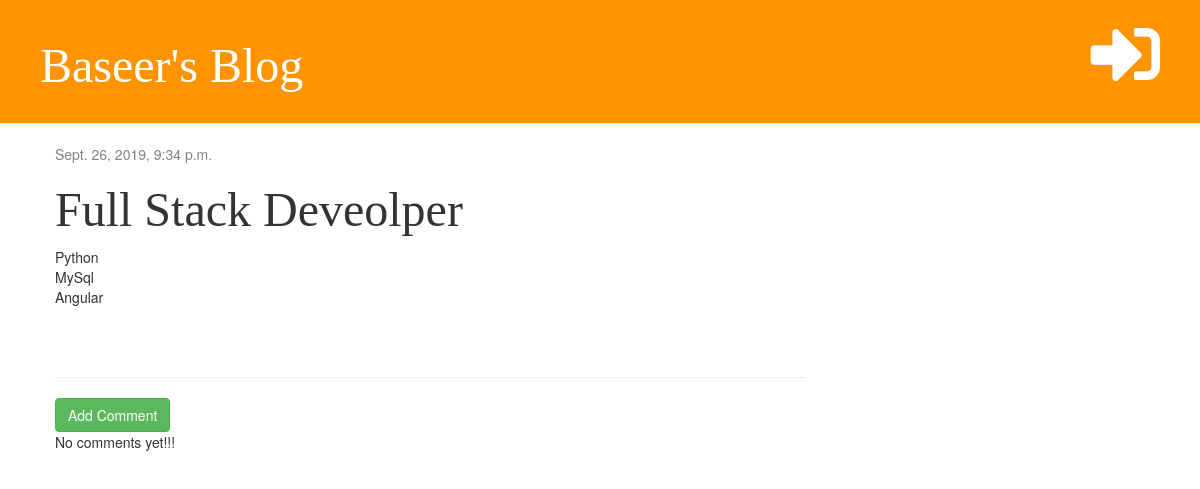
The app's page /post/1/ with its own data.
### blog/models.py (models this page shows, shortened)
class Post(models.Model):
    author = models.ForeignKey('auth.User', on_delete=models.CASCADE)
    title = models.CharField(max_length=200)
    text = models.TextField()
    created_date = models.DateTimeField(default=timezone.now)
    published_date = models.DateTimeField(blank=True,null=True)
    def __str__(self):
        return self.title

### blog/views.py (the view)
# urls.py: path('post/<int:postid>/', views.post_detail, name='post_detail'),
def post_detail(request, postid):
    post = get_object_or_404(Post, pk=postid)
    print(postid)
    print(post)
    print(post.title)
    return render(request, 'blog/post_detail.html', {'post': post})

### blog/templates/blog/post_detail.html (shortened to what this page needs)
{% extends 'blog/base.html' %}
{% block content %}
    <div class="post">
        {% if post.published_date %}
            <div class="date">
                {{ post.published_date }}
            </div>
        {% else %}
            <a href="{% url 'post_publish' pk=post.pk %}" class="btn btn-primary">Publish</a>
        {% endif %}
        <h1>{{ post.title }}</h1>
        <p> {{ post.text|linebreaksbr }}</p>
    </div>
    <hr>
    <a href="{% url 'add_comment' pk=post.pk %}" class="btn btn-success">Add Comment</a>
    {% for comment in post.comments.all %}
        <div class="comment">
            <div class="date">
                {{ comment.created_date }}
            </div>
            <a href="{% url 'remove_comment' pk=comment.pk %}"><i class="fas fa-trash-alt"></i></a>
            <strong>{{ comment.author }}</strong>
            <p>{{ comment.text }}</p>
        </div>
    {% empty %}
        <p>No comments yet!!!</p>
    {% endfor %}
{% endblock %}

### blog/static/css/blog.css (style rules this page uses)
h1, h2, h3, h4 { font-family: 'Inconsolata', 'Droid Sans', serif; font-size: 48px; }
.date { color: #828282; }
.post { margin-bottom: 70px; }

### records on screen
Post: published_date "Sept. 26, 2019, 9:34 p.m.", title "Full Stack Deveolper", text "Python MySql Angular"
